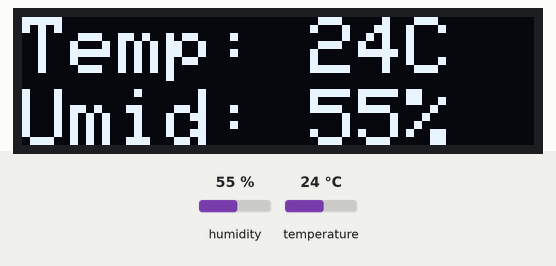
A sketch run on a simulated Arduino Uno, built with avr-gcc and run on an emulated ATmega328P. Parts: 128×32 one-colour display. Inputs (shaded band) come from the test bench; at power-on: humidity 55 %, temperature 24 °C. The display library's start-up logo is not drawn.

Above: at 3.2 s.
3.3 s: humidity set to 22 %
At 4.5 s:
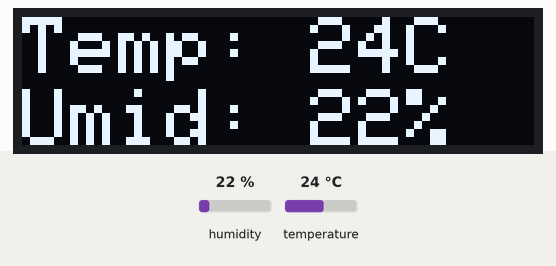
5.6 s: temperature set to 12 °C
At 7.4 s:
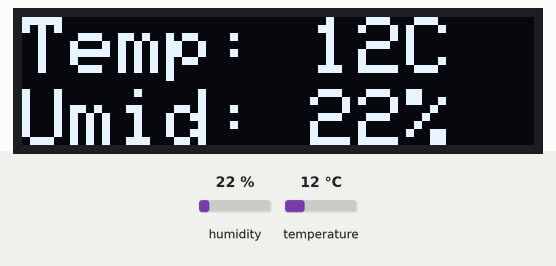
7.7 s: humidity set to 40 %
At 9.5 s:
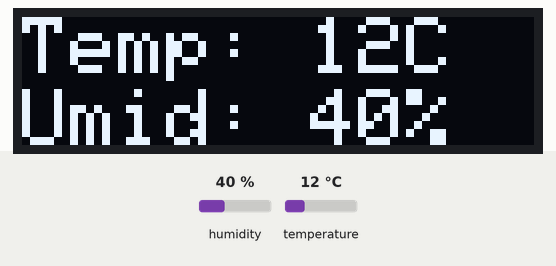
9.8 s: temperature set to 19 °C
At 11.6 s:
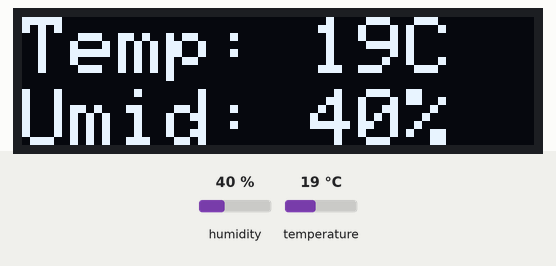
Timing chart, 0 to 12.8 s (numbered marks = the images above; inputs shaded):
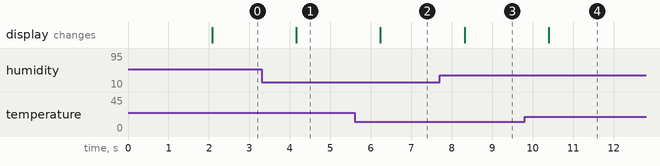

The sketch:

temp_hum_oled.ino
```cpp
// Oled Screen Libraries
#include <SPI.h>
#include <Wire.h>
#include <Adafruit_GFX.h>
#include <Adafruit_SSD1306.h>

// DH11 sensor Library
#include <SimpleDHT.h>

// Screen Define
#define SCREEN_WIDTH 128
#define SCREEN_HEIGHT 32
#define OLED_RESET     -1
#define SCREEN_ADDRESS 0x3C
Adafruit_SSD1306 display(SCREEN_WIDTH, SCREEN_HEIGHT, &Wire, OLED_RESET);

// Sensor define
SimpleDHT11 dht11;

void setup() {
  //Serial.begin(9600);

// Test Screen
  if(!display.begin(SSD1306_SWITCHCAPVCC, SCREEN_ADDRESS)) {
    Serial.println(F("SSD1306 allocation failed"));
    for(;;);
  }

// Adafruit Logo
  display.display();
  delay(2000);
  display.clearDisplay();
}

void loop() {
  // Setting Variables, Temperature and Humidity
  byte t = 0;
  byte h = 0;
  int error = SimpleDHTErrSuccess;

  // Check sensor functionality
  if (( error = dht11.read(8, &t, &h, NULL )) != SimpleDHTErrSuccess )  {
    display.print("Errore di lettura");
    delay(500);
    return;
  }
  else
  {
    // Setting color
    display.setTextColor(WHITE);
    // Setting Test size
    display.setTextSize(2);
    // Font
    display.cp437(true);
    // Print Temperature with newline
    Serial.println(t);
    display.clearDisplay();
    // Point cursor
    display.setCursor(0, 0);
    // Print Temperature variable
    display.print("Temp: ");
    display.print(t);
    display.print("C");
    // Empty line
    display.println("");
    // Point cursor
    display.setCursor(0, 18);
    // Print Humidity variable
    display.print("Umid: ");
    display.print(h);
    display.print("%");
    display.display();
    // Delay 1 second
    delay(1000);
  }
}
```

Measured:
- after the input at 3.3 s, the display: changes after 0.86 s (image 1)
- after the input at 5.6 s, the display: changes after 0.64 s (image 2)
- after the input at 7.7 s, the display: changes after 0.62 s (image 3)
- after the input at 9.8 s, the display: changes after 0.59 s (image 4)
